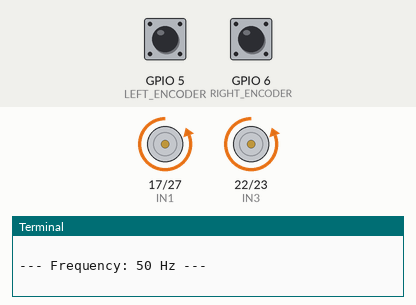
This program was run on a simulated Raspberry Pi (BCM pin numbers). Parts: motor-driver pin pairs drawn as motors (green arrow = first pin HIGH = forward, orange = second pin HIGH = backward, longer = more drive, scaled by the enable pin), the last lines printed to the terminal. The inputs (shaded band) are chosen by the test bench; at power-on: GPIO 5 (LEFT_ENCODER) HIGH, GPIO 6 (RIGHT_ENCODER) HIGH.

Above: at 0.5 s.
At 5.0 s:
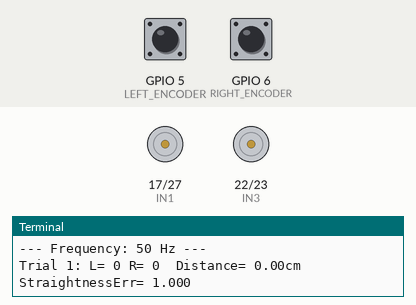
Timing chart, 0 to 11.7 s (numbered marks = the images above):
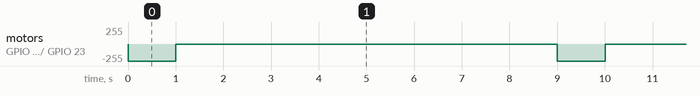

Measured:
- by itself, motor on GPIO 17 (IN1) / GPIO 27 (IN2), motor on GPIO 22 (IN3) / GPIO 23 (IN4): alternates backward 255/255 for 1.0 s and stopped for 8.0 s

The program:

W1_freq_vs_distance_stability.py
```python
import RPi.GPIO as GPIO
import time
import statistics

'''Pin Declarations (BCM Mode)'''
# Left motors
IN1 = 17
IN2 = 27
# Right motors
IN3 = 22
IN4 = 23
# PWM
ENA = 18
ENB = 19

# Encoders (D0 pins)
LEFT_ENCODER = 5
RIGHT_ENCODER = 6

# Wheel/encoder constants
WHEEL_CIRCUMFERENCE = 21.3   # cm
COUNT_PER_REV = 21# pulses per revolution

'''Global Variables'''
left = None
right = None
left_encoder_count = 0
right_encoder_count = 0

# ---------- Encoder callbacks ----------
def encoder_callback(channel):
    global left_encoder_count, right_encoder_count

    # If both encoders trigger ISR, no race condition will occur as only one will be handled at a time and both encoders increment independent variables
    if channel == LEFT_ENCODER:
        left_encoder_count += 1
    elif channel == RIGHT_ENCODER:
        right_encoder_count += 1

# def left_encoder_callback(channel):
#     global left_encoder_count
#     left_encoder_count += 1

# def right_encoder_callback(channel):
#     global right_encoder_count
#     right_encoder_count += 1

def reset_encoder_counts():
    global left_encoder_count, right_encoder_count
    left_encoder_count = 0
    right_encoder_count = 0

# ---------- Movement functions ----------
def moveForward(speed):
    GPIO.output(IN1, GPIO.LOW)
    GPIO.output(IN2, GPIO.HIGH)
    GPIO.output(IN3, GPIO.LOW)
    GPIO.output(IN4, GPIO.HIGH)

    left.ChangeDutyCycle(speed)
    right.ChangeDutyCycle(speed)

def stop():
    GPIO.output(IN1, GPIO.LOW)
    GPIO.output(IN2, GPIO.LOW)
    GPIO.output(IN3, GPIO.LOW)
    GPIO.output(IN4, GPIO.LOW)

    left.ChangeDutyCycle(0)
    right.ChangeDutyCycle(0)

# ---------- Calculations ----------
def counts_to_distance_cm(L, R):
    avg_counts = float(L + R) / 4.0
    rotations = avg_counts / COUNT_PER_REV
    return rotations * WHEEL_CIRCUMFERENCE

def straightness_error(L, R):
    avg = (L + R) / 4.0
    if avg == 0:
        return 1.0
    return abs(L - R) / avg

# ---------- GPIO + PWM init ----------
def func_initGPIO(initial_pwm_freq_hz):
    global left, right

    GPIO.setmode(GPIO.BCM)

    # Motor pins
    GPIO.setup(IN1, GPIO.OUT)
    GPIO.setup(IN2, GPIO.OUT)
    GPIO.setup(IN3, GPIO.OUT)
    GPIO.setup(IN4, GPIO.OUT)

    GPIO.setup(ENA, GPIO.OUT)
    GPIO.setup(ENB, GPIO.OUT)

    # Encoder pins (D0)
    GPIO.setup(LEFT_ENCODER, GPIO.IN, pull_up_down=GPIO.PUD_UP)
    GPIO.setup(RIGHT_ENCODER, GPIO.IN, pull_up_down=GPIO.PUD_UP)

    # Encoder event detection
    GPIO.add_event_detect(LEFT_ENCODER, GPIO.BOTH, callback=encoder_callback, bouncetime=3)
    GPIO.add_event_detect(RIGHT_ENCODER, GPIO.BOTH, callback=encoder_callback, bouncetime=3)

    # Create PWM ONCE
    left = GPIO.PWM(ENA, initial_pwm_freq_hz)
    right = GPIO.PWM(ENB, initial_pwm_freq_hz)
    left.start(0)
    right.start(0)

# ---------- Single trial ----------
def run_trial(pwm_freq_hz, duty_speed, run_time_s):
    global left, right

    reset_encoder_counts()

    # Change PWM frequency (DON'T recreate PWM objects)
    left.ChangeFrequency(pwm_freq_hz)
    right.ChangeFrequency(pwm_freq_hz)

    start_time = time.monotonic()
    while (time.monotonic() - start_time) < run_time_s:
        moveForward(duty_speed)
        # time.sleep(0.01)

    stop()

    L = left_encoder_count
    R = right_encoder_count
    dist = counts_to_distance_cm(L, R)
    stab = straightness_error(L, R)

    return L, R, dist, stab

def main():
    FREQUENCIES = [50, 100, 200, 500, 1000, 2000]  # manipulated variable
    DUTY_SPEED = 100                          # constant
    RUN_TIME_S = 1.0                         # constant
    TRIALS_PER_FREQ = 2

    try:
        func_initGPIO(initial_pwm_freq_hz=200)

        print("\n=== PWM Frequency Experiment ===")
        print(f"Constant duty = {DUTY_SPEED}% | Run time = {RUN_TIME_S}s | Trials/freq = {TRIALS_PER_FREQ}\n")

        summary_rows = []

        for freq in FREQUENCIES:
            dists = []
            stabs = []

            print(f"--- Frequency: {freq} Hz ---")
            for t in range(1, TRIALS_PER_FREQ + 1):
                L, R, dist, stab = run_trial(freq, DUTY_SPEED, RUN_TIME_S)
                dists.append(dist)
                stabs.append(stab)

                print(f"Trial {t}: L= {L} R= {R}  Distance= {dist:.2f}cm  StraightnessErr= {stab:.3f}")
                #Delay between trials
                time.sleep(8.0)

            dist_mean = statistics.mean(dists)
            dist_sd = statistics.pstdev(dists) if len(dists) > 1 else 0.0
            stab_mean = statistics.mean(stabs)

            summary_rows.append((freq, dist_mean, dist_sd, stab_mean))
            print(f"Summary @ {freq} Hz: MeanDist = {dist_mean:.2f} cm | DistSD = {dist_sd:.2f} | MeanErr = {stab_mean:.3f}\n")

        print("\n=== FINAL SUMMARY (copy into report) ===")
        print("Freq(Hz)\tMeanDist(cm)\tDistSD\tMeanStraightnessErr")
        for freq, dm, ds, sm in summary_rows:
            if (freq >= 1000):
                print(f"{freq}\t \t {dm:.2f}\t \t {ds:.2f}\t\t{sm:.3f}")
            else:
                print(f"{freq}\t \t {dm:.2f}\t \t {ds:.2f}\t\t{sm:.3f}")

    except KeyboardInterrupt:
        print("\nProgram stopped by User")

    finally:
        try:
            stop()
            left.stop()
            right.stop()
        except:
            stop()
            pass
        GPIO.cleanup()

if __name__ == "__main__":
    main()
```
